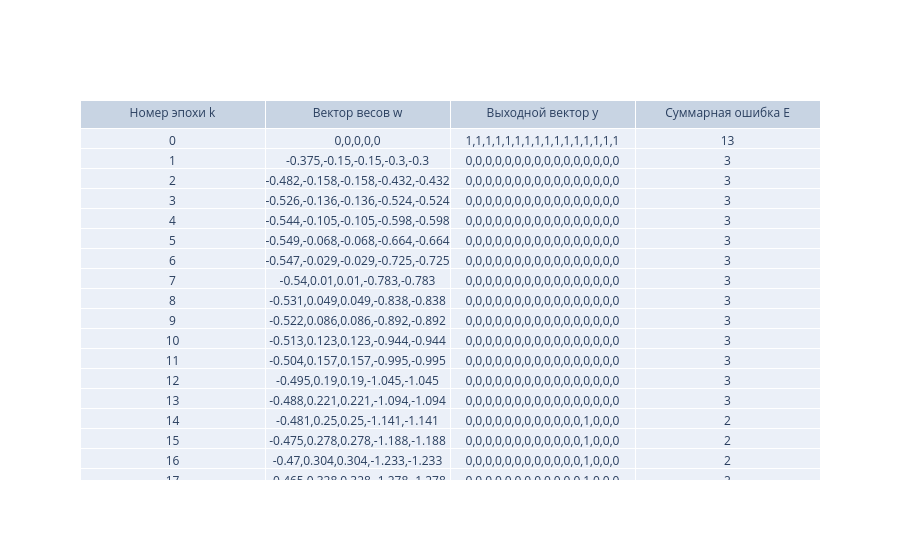

Notebook code cell kept with this figure:
### Code cell
#Класс для сети с сигмоидальной функцией активации
class new_network(network):

    # Функция активации (сигмоидальная)
    def activation_function(self, x):
        return 1 / (1 + np.exp(-x))
    
    # Производная ФА
    def deviation_activation_function(self, x):
        x = np.column_stack((np.ones(len(x)), x))
        x = np.dot(x, self.weights.T)
        return self.activation_function(x) * (1 - self.activation_function(x))
    
#обучение сети с сигмоидальной функцией на всех данных
netw=new_network(4)
output_sigma=netw.learn(full_inputs,full_outputs,show=True)

#вывод результатов
trace = go.Table(
    header=dict(values=['Номер эпохи k', 
                        'Вектор весов w',
                        'Выходной вектор y',
                        'Суммарная ошибка E']),
    cells=dict(values=[*list(zip(*output_sigma))])
)
data = [trace] 
iplot(data, filename = 'basic_table')

### Figure 1 — Plotly figure (JSON) as saved in the notebook; plotly's stock layout.template omitted (floating-point values rounded to 4 significant figures; data arrays with more than 128 entries replaced by an {"elided": "..."} marker saying what was removed)
{"data": [{"cells": {"values": {"elided": "4 rows, 552 float values in total"}}, "header": {"values": ["Номер эпохи k", "Вектор весов w", "Выходной вектор y", "Суммарная ошибка E"]}, "type": "table"}], "layout": {}}
